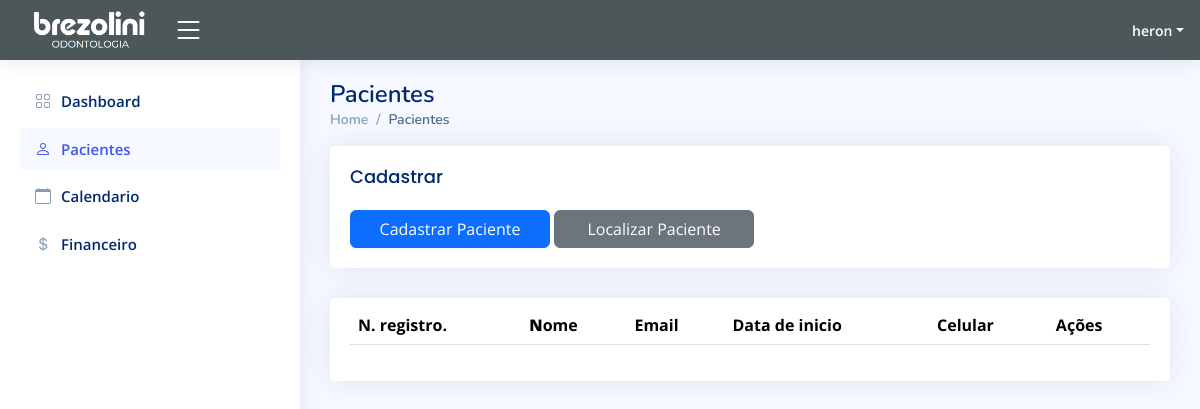
/pacientes (signed in), run on an earlier commit of the app's database.
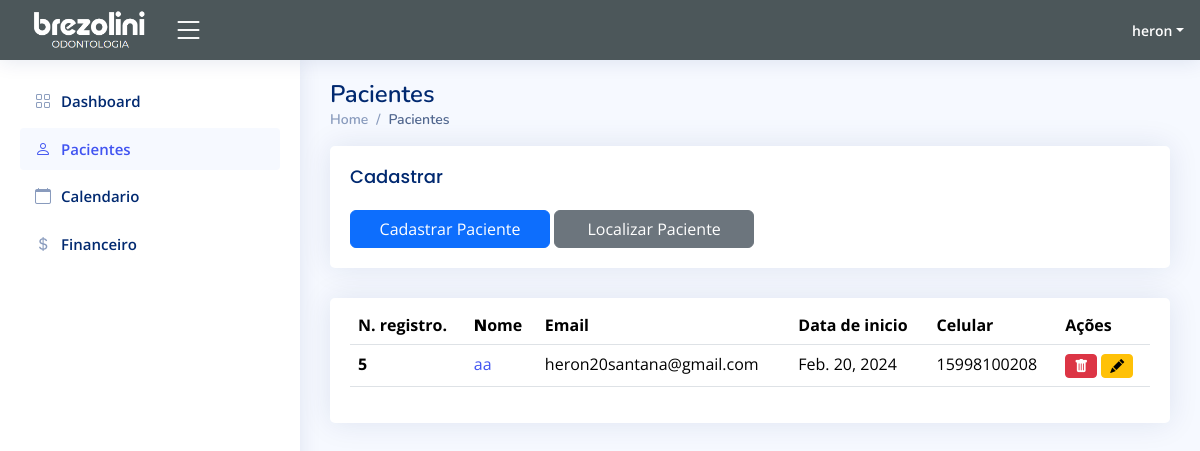
And on a later commit of the database.
### app/models.py (models this page shows, shortened)
class Paciente(models.Model):
    Nome = models.CharField(max_length=100, blank=False, null=True)
    Email = models.CharField(max_length=100, blank=False, null=True)
    Data_cadastro = models.DateField(blank=False, null=True)
    Data_Nascimento = models.DateField(blank=False, null=True)
    Estado_civil = models.CharField(max_length=100, blank=False, null=True)
    Grupo = models.CharField(max_length=100, blank=False, null=True)
    Situacao_atual = models.CharField(max_length=100, blank=False, null=True)
    observacoes= models.CharField(max_length=256, blank=False, null=True)
    genero = models.CharField(max_length=100, blank=False, null=True)
    celular = models.CharField(max_length=20, blank=False, null=True)
    clinica = models.CharField(max_length=100, blank=False, null=True)
    local_nascimento = models.CharField(max_length=100, blank=False, null=True)
    CPF = models.CharField(max_length=100, blank=False, null=True)
    RG = models.CharField(max_length=100, blank=False, null=True)
    Orgao_emissor = models.CharField(max_length=100, blank=False, null=True)
    Convenio = models.CharField(max_length=100, blank=False, null=True)
    Plano = models.CharField(max_length=100, blank=False, null=True)
    Data_adesao = models.DateField(blank=False, null=True)
    Nome_pai = models.CharField(max_length=100, blank=True, null=True)
    CPF_pai = models.CharField(max_length=100, blank=True, null=True)
    RG_pai = models.CharField(max_length=100, blank=True, null=True)
    Telefone_pai = models.CharField(max_length=100, blank=True, null=True)
    Nome_mae = models.CharField(max_length=100, blank=True, null=True)
    Cpf_mae = models.CharField(max_length=100, blank=True, null=True)
    Rg_mae = models.CharField(max_length=100, blank=True, null=True)
    Telefone_mae=models.CharField(max_length=100, blank=True, null=True)
    CEP=models.IntegerField(blank=False, null=True)
    Endereco = models.CharField(max_length=100, blank=False, null=True)
    Numero = models.IntegerField(blank=False, null=True)
    Complemento = models.CharField(max_length=100, blank=False, null=True)
    Bairro = models.CharField(max_length=100, blank=False, null=True)
    Cidade = models.CharField(max_length=100, blank=False, null=True)
    Estado = models.CharField(max_length=100, blank=False, null=True)

### app/views.py (the view)
# urls.py: path("pacientes", views.pacientes, name="pacientes"),
@login_required(login_url="/")
def pacientes(request):
    pacientes = Paciente.objects.all()
    return render(request, 'frontend/pacientes.html', {'pacientes': pacientes})

### app/templates/frontend/pacientes.html (shortened to what the changed rows need)
<html lang="en">
{% load static %}
<head>
  <link href="{% static "vendor/bootstrap/css/bootstrap.min.css" %}" rel="stylesheet">
  <link href="{% static "vendor/bootstrap-icons/bootstrap-icons.css" %}" rel="stylesheet">
  <link href="{% static "vendor/boxicons/css/boxicons.min.css" %}" rel="stylesheet">
  <link href="{% static "vendor/quill/quill.snow.css" %}" rel="stylesheet">
  <link href="{% static "vendor/quill/quill.bubble.css" %}" rel="stylesheet">
  <link href="{% static "vendor/remixicon/remixicon.css" %}" rel="stylesheet">
  <link href="{% static "vendor/simple-datatables/style.css" %}" rel="stylesheet">
  <link href="{% static "css/style.css" %}" rel="stylesheet">
</head>
<body>
  <main id="main" class="main">
    <div class="pagetitle">
      <h1>Pacientes</h1>
    </div>
    <section class="section">
        <div class="row">
          <div class="col-lg-12">
            <div class="card">
              <div class="card-body">
                <table class="table datatable">
                  <thead>
                    <tr>
                      <th>N. registro.</th>
                      <th>
                        <b>N</b>ome
                      </th>
                      <th>Email</th>
                      <th data-type="date" data-format="YYYY/DD/MM">Data de inicio</th>
                      <th>Celular</th>
                      <th>Ações</th>
                    </tr>
                  </thead>
                  <tbody>
                    {% for paciente in pacientes %}
                    <tr>
                        <th scope="row">{{ paciente.id }}</th>
                        <td><a href="{% url 'pagina_paciente' paciente_id=paciente.id %}">{{ paciente.Nome }}</a></td>
                        <td>
                          {{ paciente.Email }}
                        </td>
                        <td>
                          {{ paciente.Data_cadastro }}
                        </td>
                        <td>{{ paciente.celular }}</td>
                        <td>
                            <a href="{% url 'delete_paciente' paciente_id=paciente.id %}" class="btn btn-danger btn-sm">
                                <i class="bi bi-trash-fill"></i>
                            </a>
                            <a href="{% url 'update_paciente' paciente_id=paciente.id %}" class="btn btn-warning btn-sm">
                              <i class="bi bi-pencil-fill"></i>
                          </a>
                        </td>
                    </tr>
                    {% endfor %}
                  </tbody>
                </table>
              </div>
            </div>
          </div>
        </div>
      </section>
  </main>
</body>
</html>

What changed in the data, as far as the page shows it:
added Paciente: id "5", Nome "aa", Email "heron20santana@gmail.com", Data_cadastro "Feb. 20, 2024", celular "15998100208"
